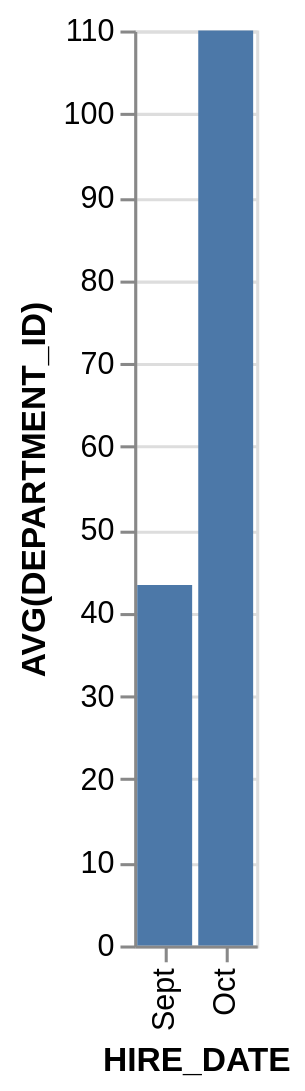

Vega-Lite specification for this chart:
### Vega-Lite specification from a JSON file in a GitHub repository (floating-point values rounded to 4 significant figures)
{"data": {"values": [{"x_data": "Sept", "y_data": 43.33}, {"x_data": "Oct", "y_data": 110}]}, "mark": "bar", "encoding": {"x": {"field": "x_data", "type": "nominal", "title": "HIRE_DATE", "sort": {"op": "sum", "field": "y_data", "order": "ascending"}}, "y": {"field": "y_data", "type": "quantitative", "title": "AVG(DEPARTMENT_ID)"}}}
